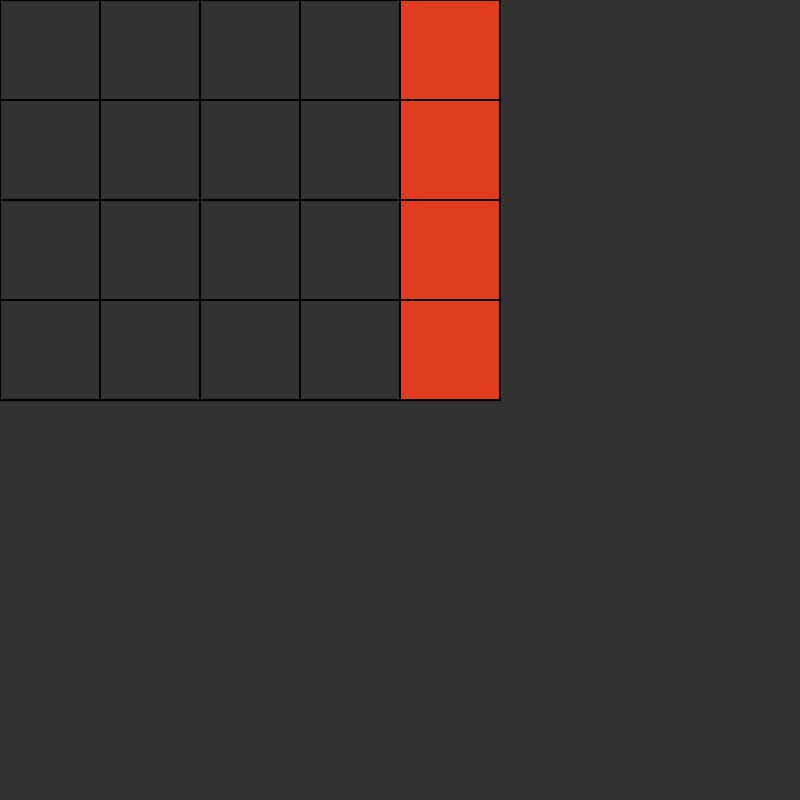
Frame 1 (no input)
Frame 2 (the mouse pressed at the canvas centre, redrawn once): identical to frame 1, image omitted

The p5.js sketch that drew this single still picture (run headless with seeded random() and noise() and a simulated clock; the mouse was pressed at the canvas centre and the sketch redrawn once):

// p5.js sketch
// ── sketch.js
var keys = new Array(20);
var data = new Array(20);
var j = 0;
function setup() {

  createCanvas(800, 800);
  smooth(8);



}

function draw() {
  
background(50);


outline(0);             // to create just the outline.
outline(100);
outline(200);
outline(300);
splbar();               // to create special buttons

firstrow();

secondrow();

thirdrow();

fourthrow();


printresult();
noLoop();
}



function keyTyped() {                    // Use keyTyped instead of keyPressed
  if (key == '1') keys[0] = 1;
  if (key == '2') keys[1] = 2;
  if (key == '3') keys[2] = 3;
  if (key == '4') keys[3] = 4;
  if (key == 'q') keys[4] = 5;
  if (key == 'w') keys[5] = 6;
  if (key == 'e') keys[6] = 7;
  if (key == 'r') keys[7] = 8;
  if (key == 'a') keys[8] = 9;
  if (key == 's') keys[9] = 10;
  if (key == 'd') keys[10] = 11;
  if (key == 'f') keys[11] = 12;
  if (key == 'z') keys[12] = 13;
  if (key == 'x') keys[13] = 14;
  if (key == 'c') keys[14] = 15;
  if (key == 'v') keys[15] = 16;
  if (key == '7') keys[16] = 17;
  if (key == '8') keys[17] = 18;
  if (key == '9') keys[18] = 19;
  if (key == '6') keys[19] = 20;
  loop();
}

function firstrow() {
  fill (70,137,102);
  strokeWeight(2);
  var i = 0;
  while((keys[i] == i+1) && (keys[i] < 5)){
  data[j]=keys[i];
  rect(i*100,0,100,100);
 // print(data[j]);
  i++;
  j++;
  
  
}
}

function secondrow() {
  fill (0,163,136);
  strokeWeight(2);
  var i = 4;
  while((keys[i] == i+1) && (keys[i] < 9)){
  data[j]=keys[i];
  rect((i-4)*100,100,100,100);
  i++;
  j++;
  }
}

function thirdrow() {
  fill (121,189,143);
  strokeWeight(2);
  var i = 8;
  while((keys[i] == i+1) && (keys[i] < 13)){
  
   data[j]=keys[i];
  rect((i-8)*100,200,100,100);
  i++;
  j++;
  
  }
}

function fourthrow() {
  fill (190,235,159);
  strokeWeight(2);
  var i = 12;
  while((keys[i] == i+1) && (keys[i] < 17)){
  data[j]=keys[i];
  rect((i-12)*100,300,100,100);
  i++;
  j++;
  }
}

function outline(y){
  strokeWeight(2);
  noFill();
  var x =0;
  while(x<5){
  rect(x*100,y,100,100);
  x+=1;
  
  }
}
function splbar(){
  fill (225,59,32);
  strokeWeight(2);
  var i=0;
  while(i<4){
  rect(400,i*100,100,100);
  i++;
  }
}

function printresult(){
  console.log(data);
}
